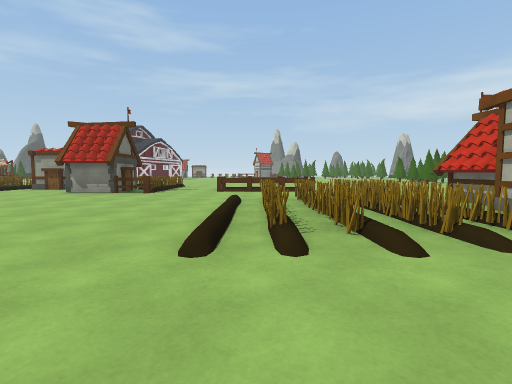
view 1 (above)

24 first-person views from a walk through a scene from a Unity 3-D project. The camera is 1.2 m above the floor, tilts 4° down and sees 85° across. The floor is counted in squares, 2 m on a side. Each view is taken from the middle of a square. On the plan, view 1 faces up. The plan holds only what a view shows up to about 9 squares ahead; the rest is blank. The place goes on beyond the plan. Some animated figures are left out.

view 2
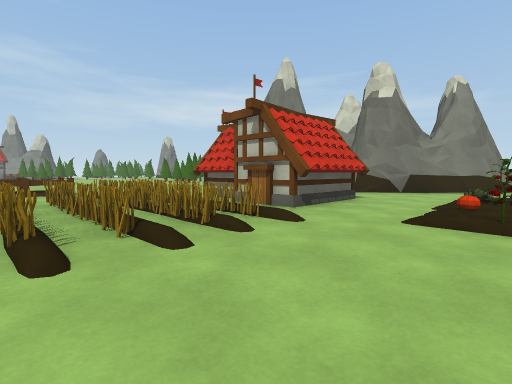

view 3
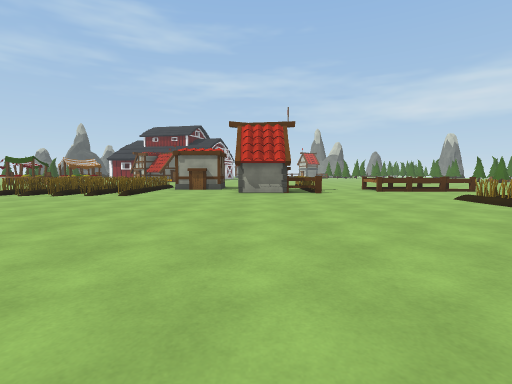

view 4
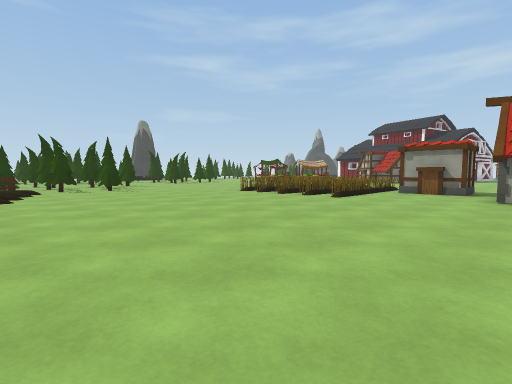

view 5
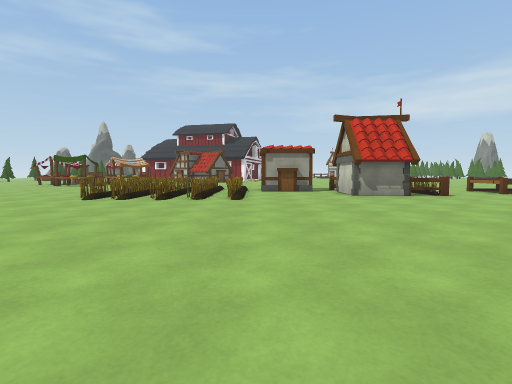

view 6
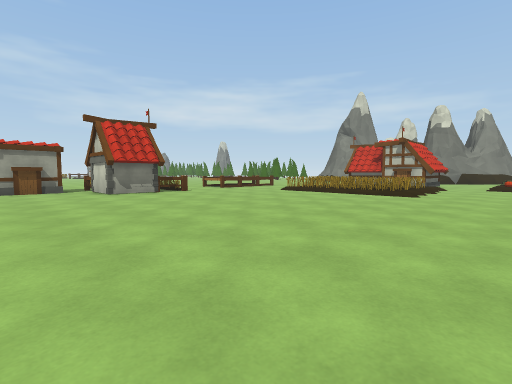

view 7
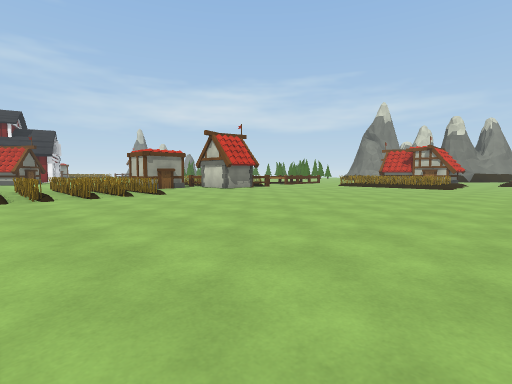

view 8
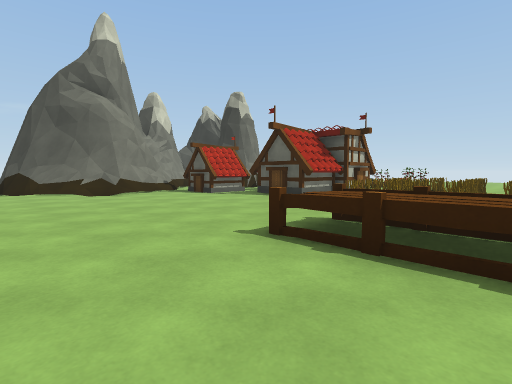

view 9
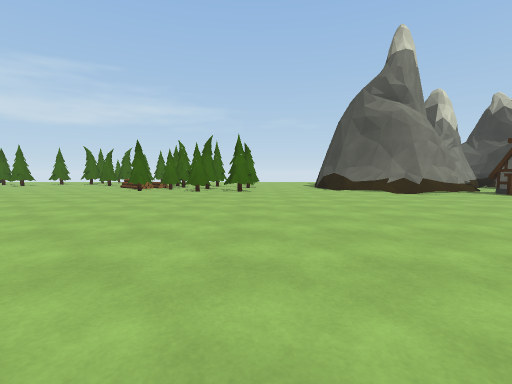

view 10
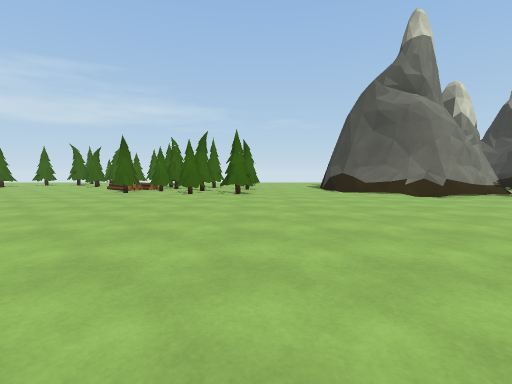

view 11
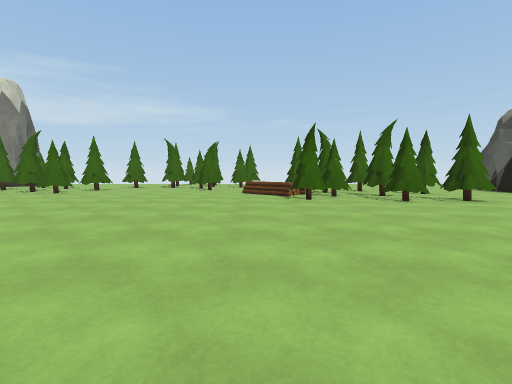

view 12
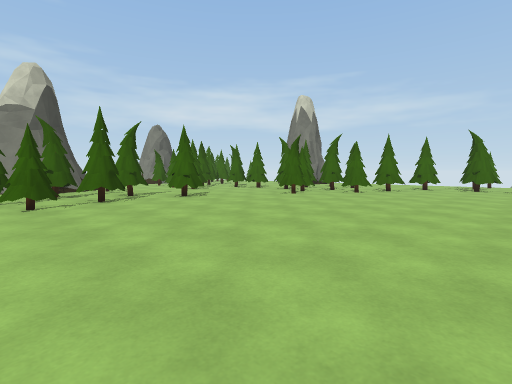

view 13
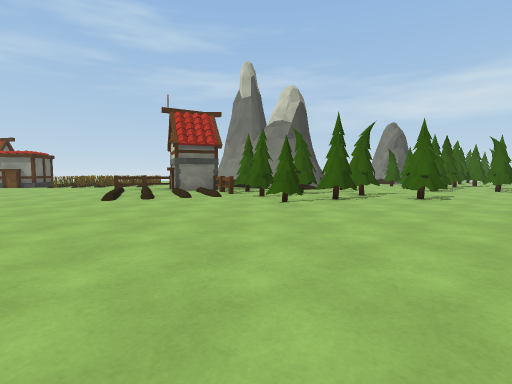

view 14
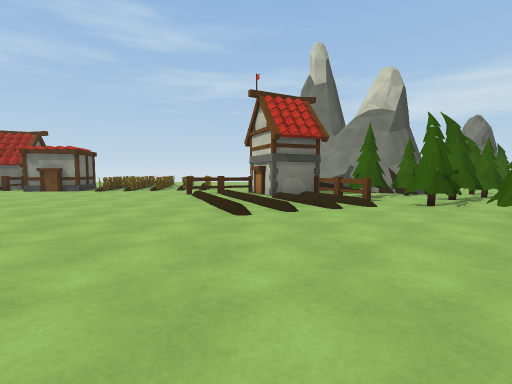

view 15
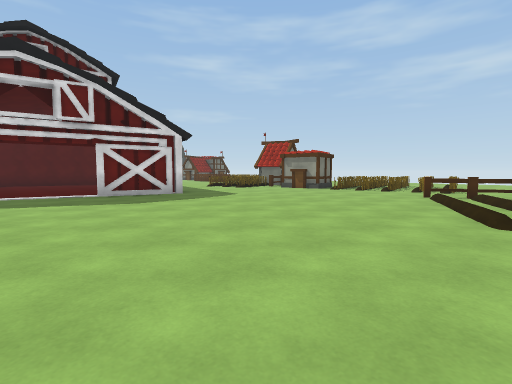

view 16
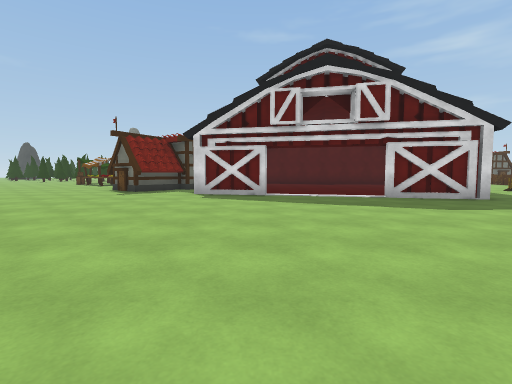

view 17
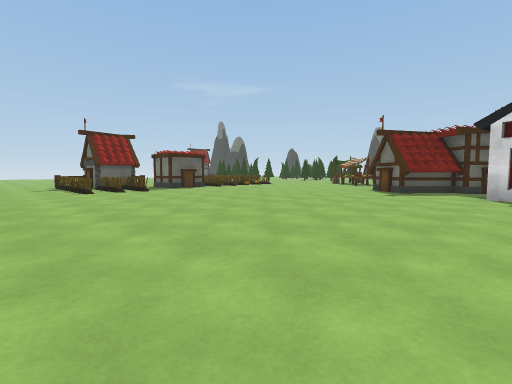

view 18
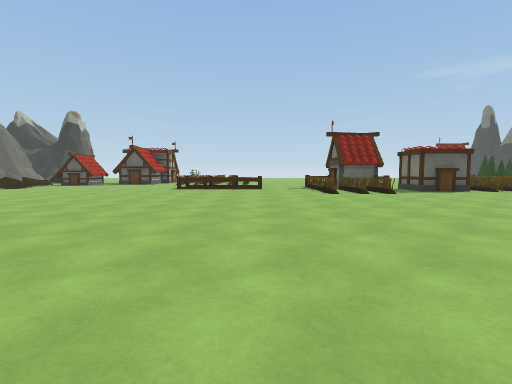

view 19
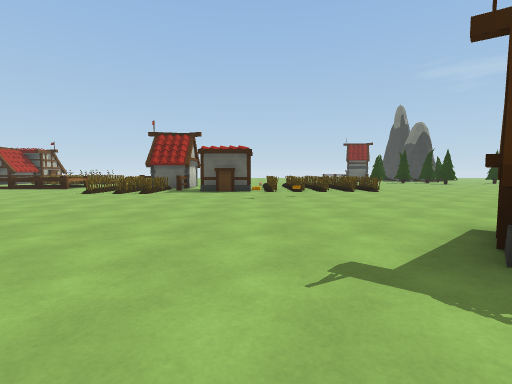

view 20
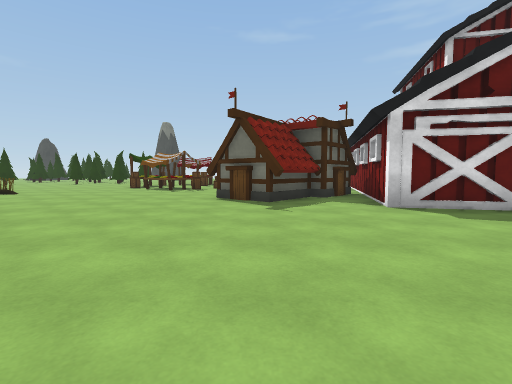

view 21
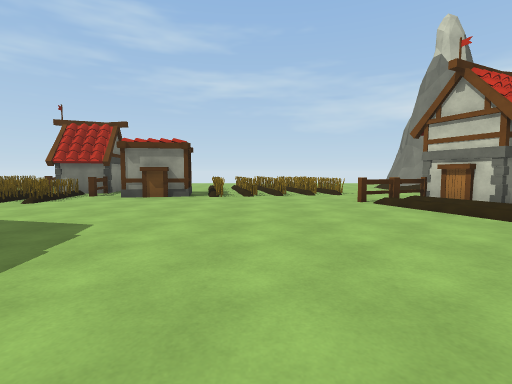

view 22
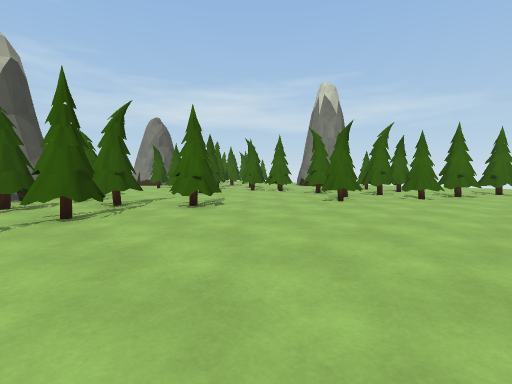

view 23
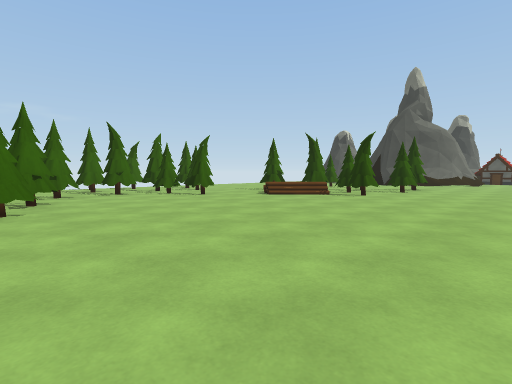

view 24
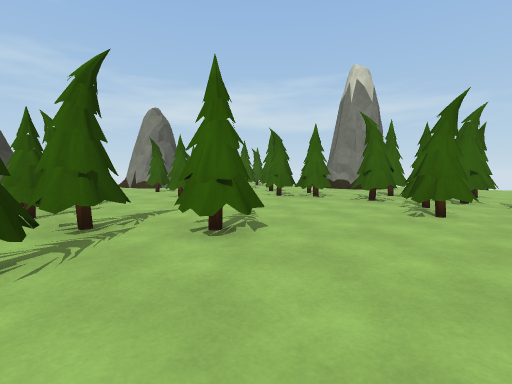

### Floor plan
Key: @ floor where view 1 was taken; # wall or solid block; . floor; / step, stairs or slope; = window, fence, low wall or low ledge; ^ raised ledge; B barn.
Columns run from 12 left of view 1 to 16 right of it. Each row starts with its distance up from view 1.
 34    #  .====.        ..
 33   ##. #==.=..       .#
 32   ===##==....  ### ...
 31    =......==### ###..####
 30    ........########..#.##.
 29    ......../..==###....#..
 28     .......//.##=###...##
 27    BB...........##.#...###
 26     B.................####..
 25     B..................#....
 24     ....................#.#..
 23     .......................##
 22    BB.......  ............##
 21 #BBB........   ..........###
 20 ##..........    ..........
 19  ##..........  ........=..
 18  ##...........  .....###
 17 .#....................##.
 16 .....................##.#
 15 .....................#..
 14 .......................#
 13 .../.....................
 12 .......===...............
 11 ===..#.===..........//###
 10 ====.#.## .^^^......###
  9 ====...##=.^^^......##
  8 ====...##.........../#
  7 ..=...........  ...##=
  6 ............====####
  5 ............====#
  4 ............====#    #
  3 ............====###..##
  2 ............##//......#
  1 ................////.. ##
  0 ............@...#/#=

Positions as (right, up) in squares from view 1, and headings:
1: (0, 0), facing up
2: (0, 0), facing up-right
3: (-5, 0), facing up
4: (-5, 1), facing up-left
5: (-8, 1), facing up
6: (-8, 0), facing up-right
7: (-12, 0), facing up-right
8: (0, 12), facing down-right
9: (0, 14), facing right
10: (1, 14), facing right
11: (3, 19), facing right
12: (3, 21), facing up-right
13: (3, 21), facing up
14: (0, 23), facing up
15: (0, 23), facing up-left
16: (-1, 22), facing left
17: (-1, 21), facing down-left
18: (-1, 20), facing down
19: (-8, 20), facing down
20: (-4, 18), facing left
21: (-4, 25), facing up
22: (4, 23), facing up-right
23: (6, 25), facing down-right
24: (5, 25), facing up-right
